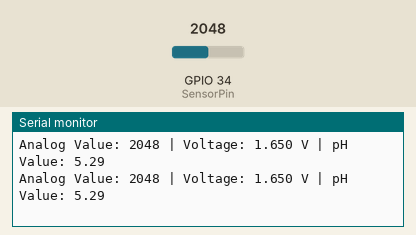
The sketch below on a simulated ESP32. Parts: the last lines printed to the serial monitor. The test bench sets the inputs (shaded band); at power-on: GPIO 34 (SensorPin) = 2048 (analog values on the 0–4095 scale).

Above: at 2.8 s.
2.9 s: GPIO 34 (SensorPin) set to 2866
At 3.8 s:
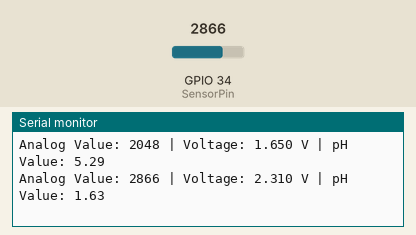
4.4 s: GPIO 34 (SensorPin) set to 3603
At 5.8 s:
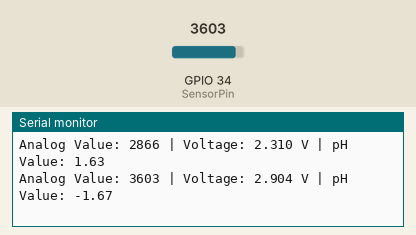
Timing chart, 0 to 7.4 s (numbered marks = the images above; inputs shaded):
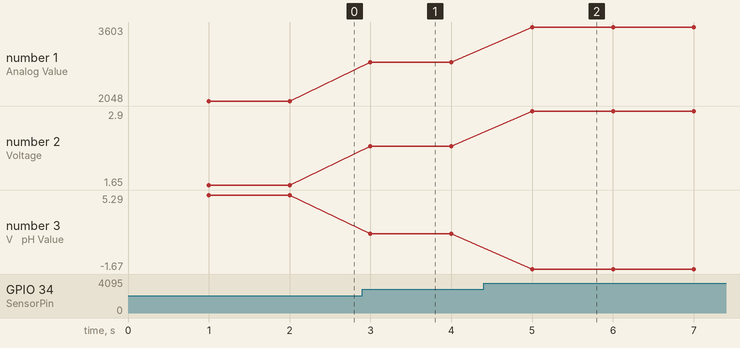

The sketch:

analog_ph.ino
```cpp
#define SensorPin 34  // Analog input pin connected to pH sensor
float calibration_offset = -1.157;

unsigned long samplingInterval = 1000; // 1 second
unsigned long lastTime = 0;

void setup() {
  Serial.begin(115200);
  analogReadResolution(12); // ESP32 supports 12-bit ADC (0–4095)
}

void loop() {
  if (millis() - lastTime >= samplingInterval) {
    lastTime = millis();

    int analogValue = analogRead(SensorPin);
    float voltage = analogValue * (3.3 / 4095.0); // Convert to voltage (ESP32 3.3V ADC)

    // Typical conversion formula (based on DFRobot's sensor)
    float pHValue = 7 + ((2.5 - voltage + calibration_offset) / 0.18);

    Serial.print("Analog Value: ");
    Serial.print(analogValue);
    Serial.print(" | Voltage: ");
    Serial.print(voltage, 3);
    Serial.print(" V | pH Value: ");
    Serial.println(pHValue, 2);
  }
}
```

Measured:
- after the input at 2.9 s, the serial monitor: prints a new line after 0.10 s (image 1)
- after the input at 4.4 s, the serial monitor: prints a new line after 0.60 s (image 2)
- plotted number 1: 2048 → 2866 after the input at 2.9 s, 2866 → 3603 after the input at 4.4 s
- plotted number 2: 1.65 → 2.31 after the input at 2.9 s, 2.31 → 2.9 after the input at 4.4 s
- plotted number 3: 5.29 → 1.63 after the input at 2.9 s, 1.63 → -1.67 after the input at 4.4 s
